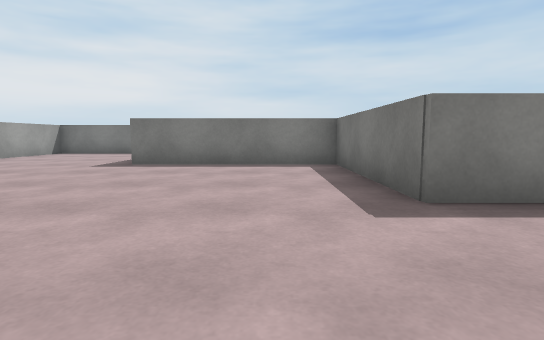
View 1 (above)

24 first-person views from a walk through a scene from a Unity 3-D project. The camera is 0.62 m above the floor, tilts 6° down and sees 80° across. The floor is counted in squares, 1 m on a side. Each view is taken from the middle of a square. On the plan, view 1 faces up. The plan holds only what a view shows up to about 10 squares ahead; the rest is blank. The place goes on beyond the plan. The player is left out. Surface patterns are stand-ins for the level's own textures.

View 2
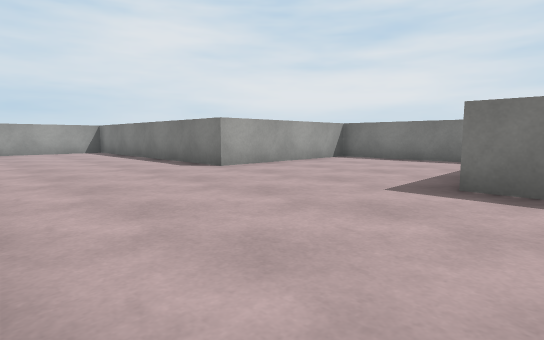

View 3
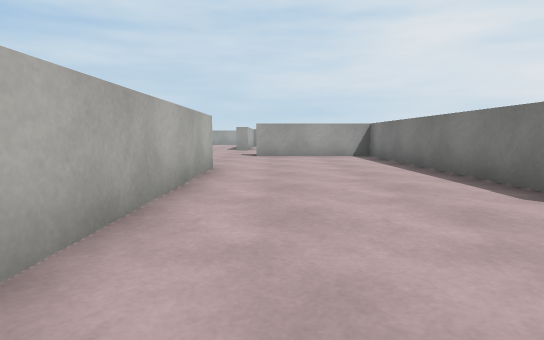

View 4
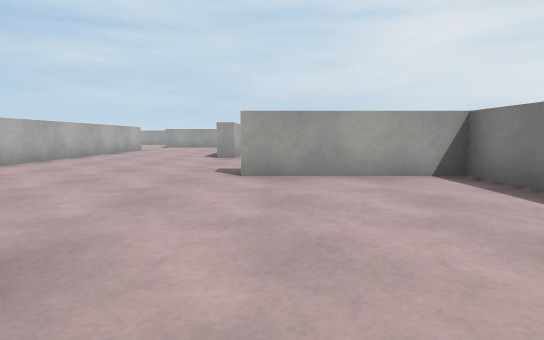

View 5
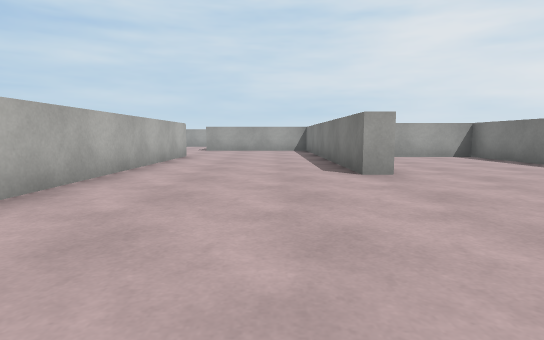

View 6
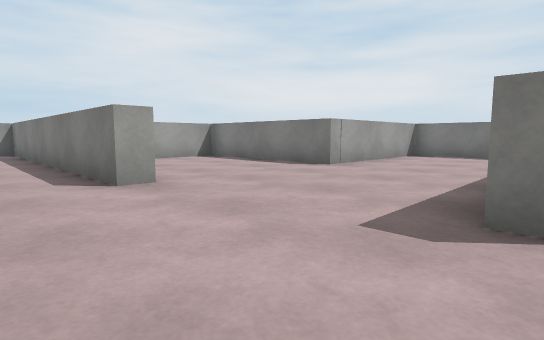

View 7
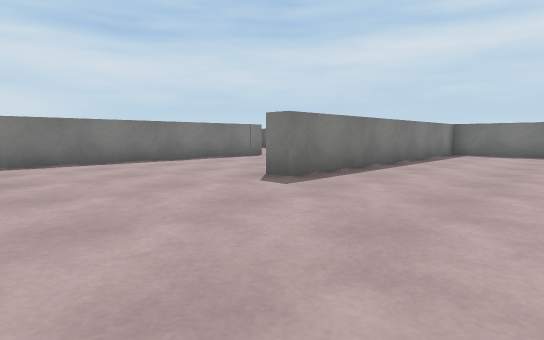

View 8
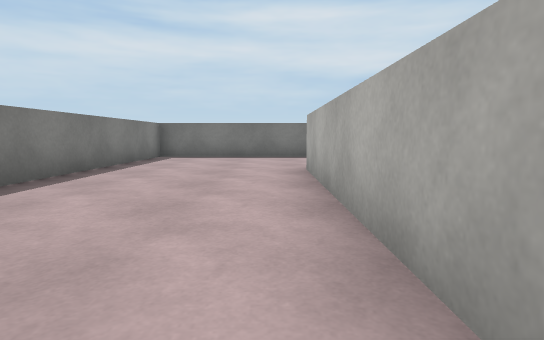

View 9
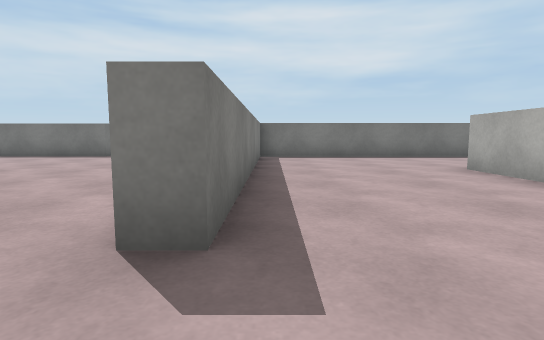

View 10
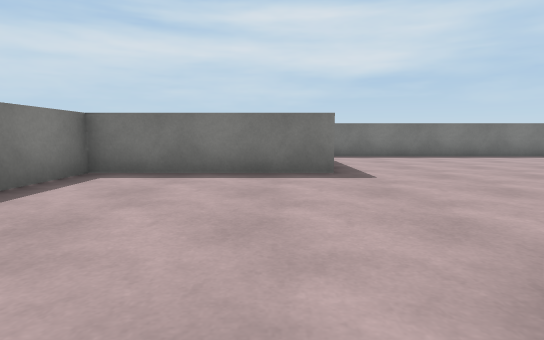

View 11
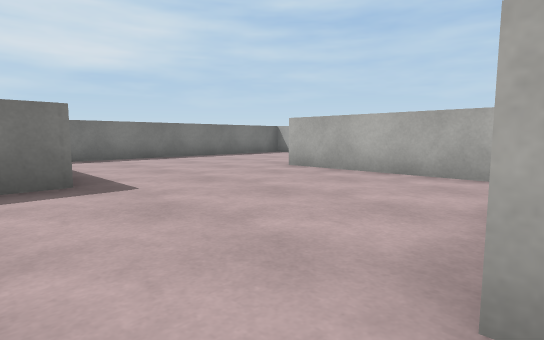

View 12
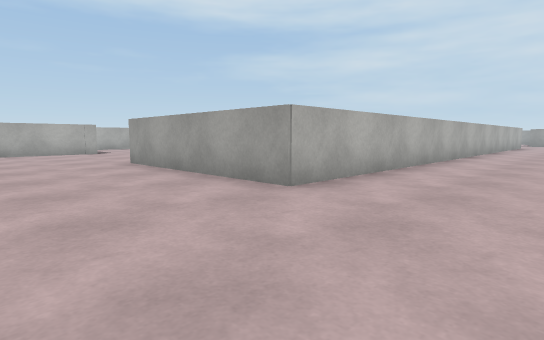

View 13
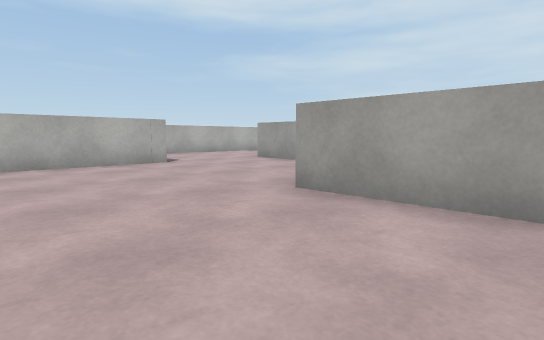

View 14
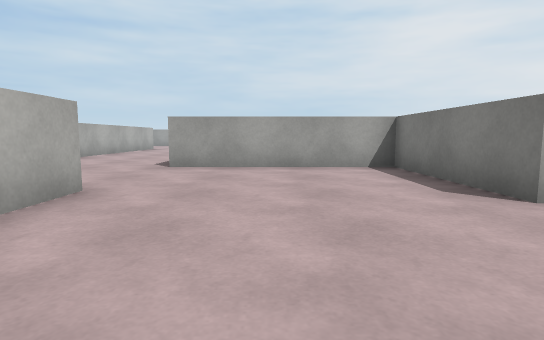

View 15
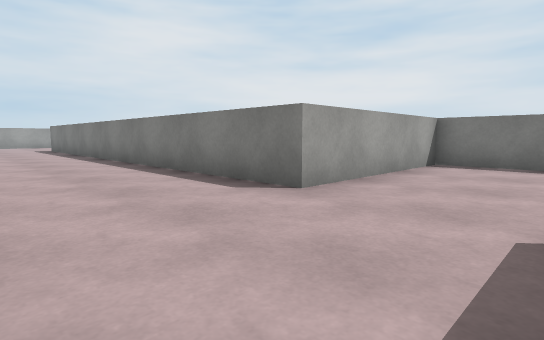

View 16
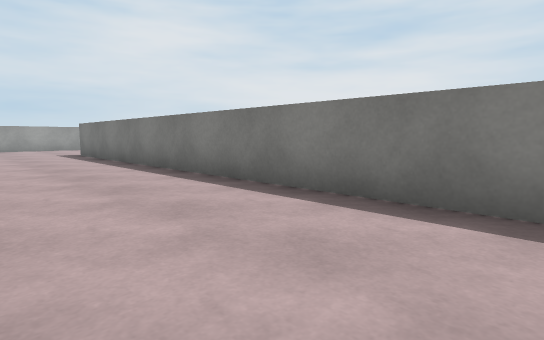

View 17
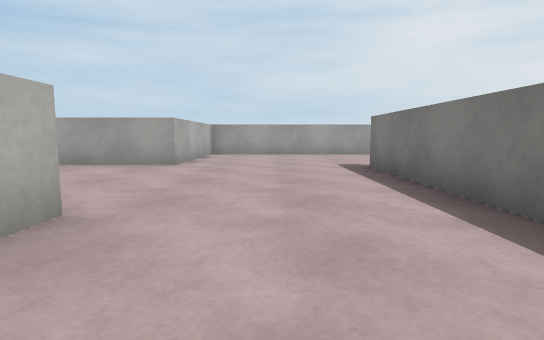

View 18
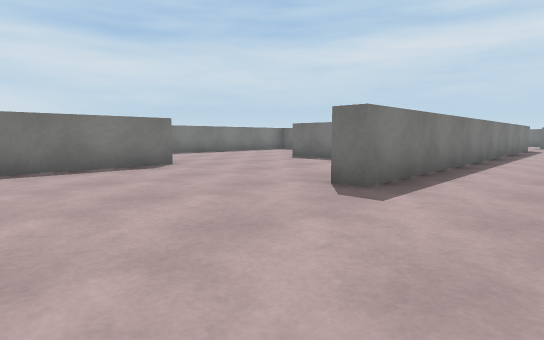

View 19
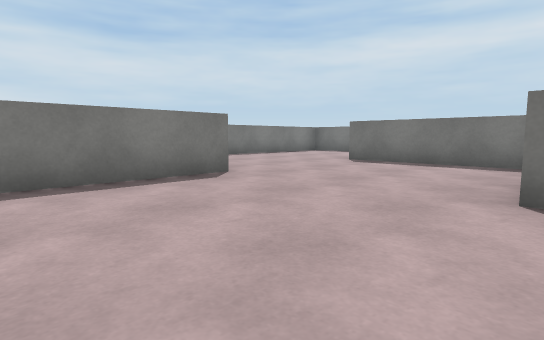

View 20
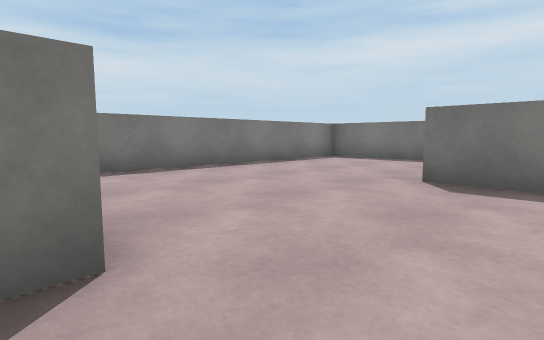

View 21
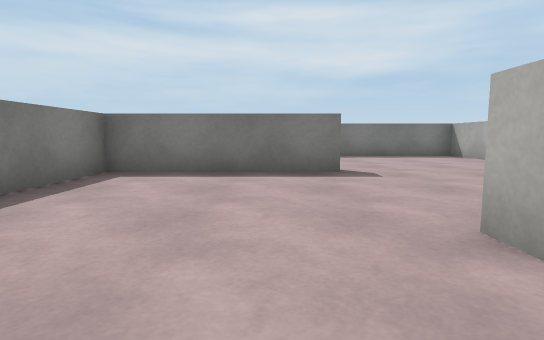

View 22
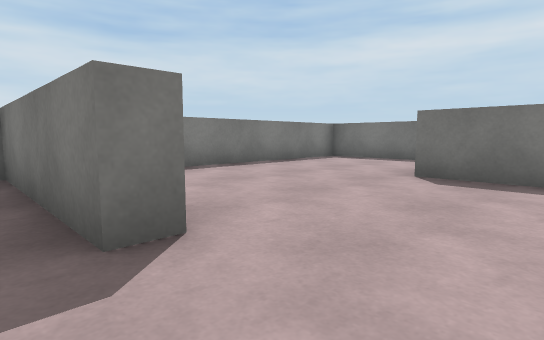

View 23
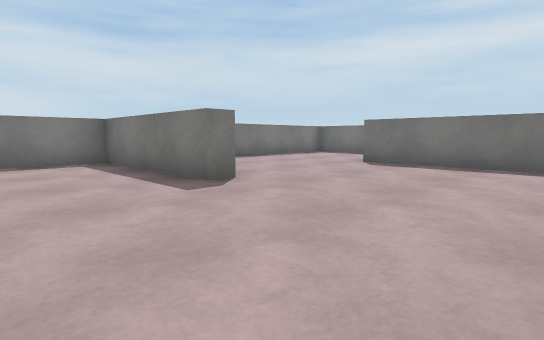

View 24
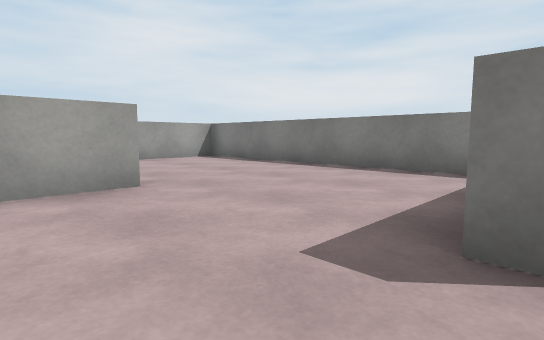

### Floor plan
Points are (right, up) in squares from view 1. A wall is a line through its corners. A room is listed if a view was taken in it or the views show most of it. See-through windows are left out.
Room 1 (views 1, 2, 3, 4, 5, 6, 7, 8, 9, 10, 11, 12, 13, 14, 15, 16, 17, 18, 19, 20, 21, 22, 23, 24)
walls: (-7.4, -4.8) (-7.4, -2.1) (-12.8, -2.1); (-14.9, -6.2) (-15.4, -6.2) (-15.4, -2.1) (-23.6, -2.1) (-23.6, -4.5); (-3.3, -4) (-3.3, 2.3) (-11.3, 2.3) (-11.3, 2.9) (-6.2, 2.9); (-12.6, -10.6) (-10.9, -10.6) (-10.9, -6); (-7.8, -11.1) (-4.5, -11.1); (-2.1, -1.2) (1.8, -1.2); (-19.4, -10.1) (-19.4, -6.4) (-18.9, -6.4) (-18.9, -7.8); (-14.1, -14.6) (-13.5, -14.6); (-19.9, 2.9) (-19.2, 2.9) (-19.2, 2.3) (-27.5, 2.3); (-23.5, -6.5) (-26.6, -6.5); (-19.5, -14.6) (-18.9, -14.6); (-24.1, -1.6) (-7, -1.6) (-7, -6.5) (-10.4, -6.5) (-10.4, -11) (-23.4, -11) (-23.4, -10.5); (2.6, 3) (1.4, 3) (1.4, 7) (-3.1, 7) (-3.1, 10.4); (5.9, -4.4) (5.9, 2.1); (-4.1, 11.6) (-7.5, 11.6) (-7.5, 7) (-15, 7) (-15, 3.5); (-17, 11.6) (-18.8, 11.6); (-18.9, 11.2) (-18.9, 7) (-23.6, 7) (-23.6, 4.6); (-27.1, -15) (-23.8, -15) (-23.8, -17.6)

Positions as (right, up) in squares from view 1, and headings:
1: (0, 0), facing up
2: (-2, 3), facing up-left
3: (-5, 4), facing left
4: (-10, 4), facing left
5: (-14, 1), facing left
6: (-15, 1), facing up-left
7: (-15, -1), facing up-right
8: (-13, -1), facing right
9: (-13, 2), facing right
10: (-4, 4), facing right
11: (-3, 4), facing down-right
12: (-4, 1), facing down-left
13: (-4, -4), facing down-left
14: (-4, -9), facing left
15: (-8, -14), facing up-left
16: (-12, -14), facing up-left
17: (-17, -13), facing left
18: (-27, -13), facing up-right
19: (-27, -11), facing up-right
20: (-24, -8), facing up-right
21: (-21, -5), facing right
22: (-16, -8), facing up-right
23: (-18, -10), facing up-right
24: (-15, -8), facing up-left
